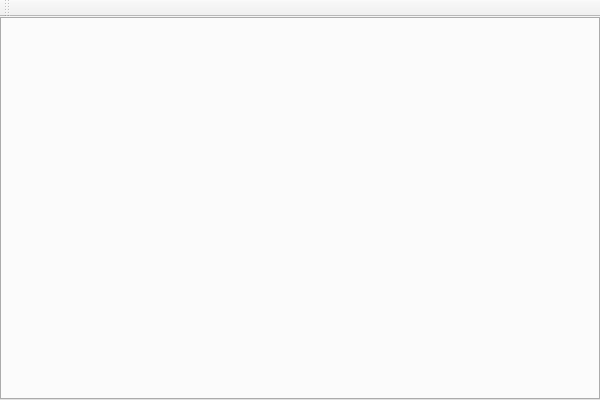
<?xml version="1.0" encoding="UTF-8"?>
<ui version="4.0">
 <class>DownloadClass</class>
 <widget class="QMainWindow" name="DownloadClass">
  <property name="geometry">
   <rect>
    <x>0</x>
    <y>0</y>
    <width>600</width>
    <height>400</height>
   </rect>
  </property>
  <property name="windowTitle">
   <string>Download</string>
  </property>
  <widget class="QWidget" name="centralWidget">
   <layout class="QHBoxLayout" name="horizontalLayout">
    <property name="spacing">
     <number>0</number>
    </property>
    <property name="margin">
     <number>0</number>
    </property>
    <item>
     <widget class="QTabWidget" name="tabWidget">
      <property name="currentIndex">
       <number>-1</number>
      </property>
     </widget>
    </item>
   </layout>
  </widget>
  <widget class="QToolBar" name="mainToolBar">
   <attribute name="toolBarArea">
    <enum>TopToolBarArea</enum>
   </attribute>
   <attribute name="toolBarBreak">
    <bool>false</bool>
   </attribute>
  </widget>
  <action name="actionFtp">
   <property name="text">
    <string>Ftp</string>
   </property>
  </action>
 </widget>
 <layoutdefault spacing="6" margin="11"/>
 <resources>
  <include location="download.qrc"/>
 </resources>
 <connections/>
</ui>
